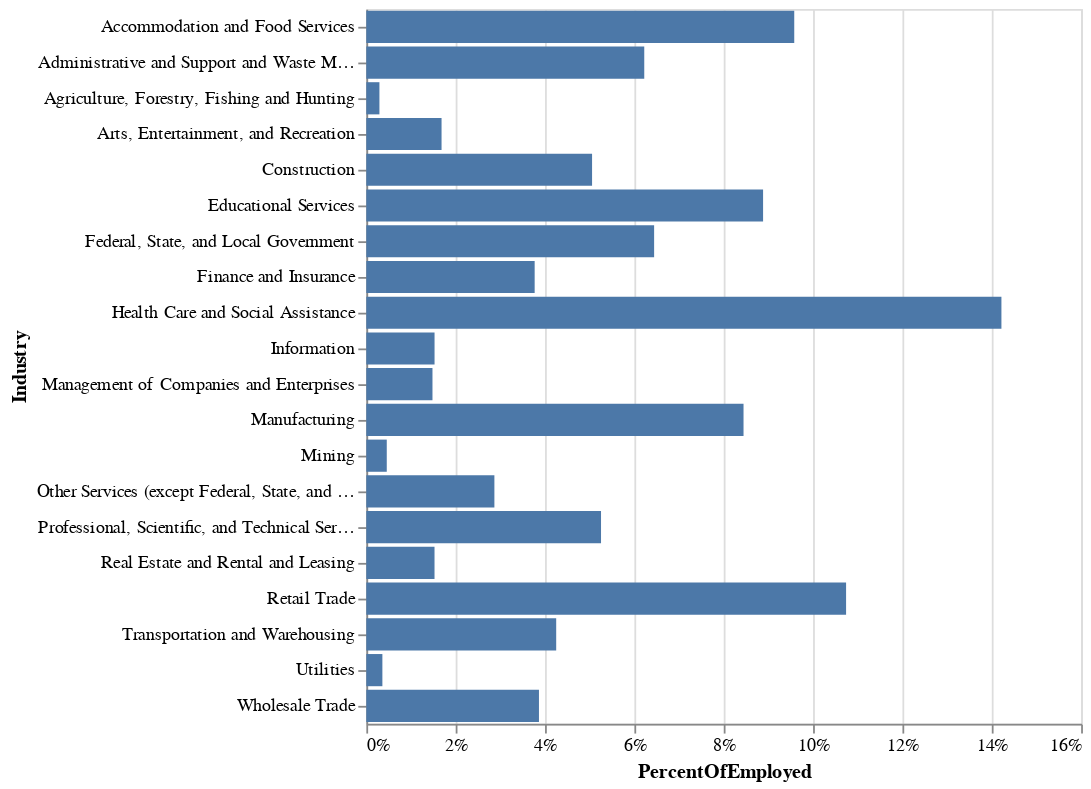

Notebook source saved alongside this figure:
### Code cell
alt.Chart(jobs).transform_joinaggregate(
    TotalEmp='sum(total_emp)',
).transform_calculate(
    PercentOfEmployed="(datum.total_emp-datum.Technologists)/datum.TotalEmp"
).mark_bar().encode(
    alt.X('PercentOfEmployed:Q', axis=alt.Axis(format='.0%')),
    y='Industry:N',
    tooltip=['total_emp'])

### Figure 1 — Vega-Lite specification as saved in the notebook (floating-point values rounded to 4 significant figures)
{"config": {"view": {"continuousWidth": 400, "continuousHeight": 300}}, "data": {"name": "data-efe1548ff87c7ac9c225ff33978cfcca"}, "mark": "bar", "encoding": {"tooltip": [{"type": "quantitative", "field": "total_emp"}], "x": {"type": "quantitative", "axis": {"format": ".0%"}, "field": "PercentOfEmployed"}, "y": {"type": "nominal", "field": "Industry"}}, "transform": [{"joinaggregate": [{"op": "sum", "field": "total_emp", "as": "TotalEmp"}]}, {"calculate": "(datum.total_emp-datum.Technologists)/datum.TotalEmp", "as": "PercentOfEmployed"}], "$schema": "https://vega.github.io/schema/vega-lite/v4.8.1.json", "datasets": {"data-efe1548ff87c7ac9c225ff33978cfcca": [{"Industry": "Agriculture, Forestry, Fishing and Hunting", "Technologists": 290, "total_emp": 430720, "Hourly mean wage": 35.38, "annual_salary_tech": 73590, "annual_salary_all": 33510}, {"Industry": "Mining", "Technologists": 12630, "total_emp": 684390, "Hourly mean wage": 53.89, "annual_salary_tech": 112100, "annual_salary_all": 65860}, {"Industry": "Utilities", "Technologists": 19480, "total_emp": 547100, "Hourly mean wage": 45.35, "annual_salary_tech": 94320, "annual_salary_all": 81550}, {"Industry": "Construction", "Technologists": 18100, "total_emp": 7439360, "Hourly mean wage": 36.91, "annual_salary_tech": 76770, "annual_salary_all": 57110}, {"Industry": "Manufacturing", "Technologists": 307140, "total_emp": 12707850, "Hourly mean wage": 49.38, "annual_salary_tech": 102710, "annual_salary_all": 54260}, {"Industry": "Wholesale Trade", "Technologists": 173160, "total_emp": 5848510, "Hourly mean wage": 42.04, "annual_salary_tech": 87440, "annual_salary_all": 59110}, {"Industry": "Retail Trade", "Technologists": 49940, "total_emp": 15822440, "Hourly mean wage": 38.74, "annual_salary_tech": 80590, "annual_salary_all": 34870}, {"Industry": "Transportation and Warehousing", "Technologists": 39560, "total_emp": 6281590, "Hourly mean wage": 38.72, "annual_salary_tech": 80540, "annual_salary_all": 49850}, {"Industry": "Information", "Technologists": 588500, "total_emp": 2831080, "Hourly mean wage": 48.99, "annual_salary_tech": 101900, "annual_salary_all": 80050}, {"Industry": "Finance and Insurance", "Technologists": 438650, "total_emp": 5972610, "Hourly mean wage": 47.63, "annual_salary_tech": 99070, "annual_salary_all": 75280}, {"Industry": "Real Estate and Rental and Leasing", "Technologists": 18110, "total_emp": 2259880, "Hourly mean wage": 40.52, "annual_salary_tech": 84290, "annual_salary_all": 51190}, {"Industry": "Professional, Scientific, and Technical Services", "Technologists": 1664310, "total_emp": 9379990, "Hourly mean wage": 46.74, "annual_salary_tech": 97230, "annual_salary_all": 85720}, {"Industry": "Management of Companies and Enterprises", "Technologists": 289550, "total_emp": 2463870, "Hourly mean wage": 45.01, "annual_salary_tech": 93630, "annual_salary_all": 87280}, {"Industry": "Administrative and Support and Waste Management and Remediation Services", "Technologists": 235830, "total_emp": 9372940, "Hourly mean wage": 41.34, "annual_salary_tech": 85990, "annual_salary_all": 42010}, {"Industry": "Educational Services", "Technologists": 231480, "total_emp": 13275220, "Hourly mean wage": 33.16, "annual_salary_tech": 68960, "annual_salary_all": 58080}, {"Industry": "Health Care and Social Assistance", "Technologists": 146000, "total_emp": 21025440, "Hourly mean wage": 37.14, "annual_salary_tech": 77260, "annual_salary_all": 55300}, {"Industry": "Arts, Entertainment, and Recreation", "Technologists": 11310, "total_emp": 2484140, "Hourly mean wage": 34.87, "annual_salary_tech": 72530, "annual_salary_all": 39300}, {"Industry": "Accommodation and Food Services", "Technologists": 5160, "total_emp": 14073290, "Hourly mean wage": 30.11, "annual_salary_tech": 62620, "annual_salary_all": 27980}, {"Industry": "Other Services (except Federal, State, and Local Government)", "Technologists": 39750, "total_emp": 4249730, "Hourly mean wage": 36.94, "annual_salary_tech": 76830, "annual_salary_all": 44220}, {"Industry": "Federal, State, and Local Government", "Technologists": 263930, "total_emp": 9725350, "Hourly mean wage": 41.38, "annual_salary_tech": 86070, "annual_salary_all": 62720}]}}
